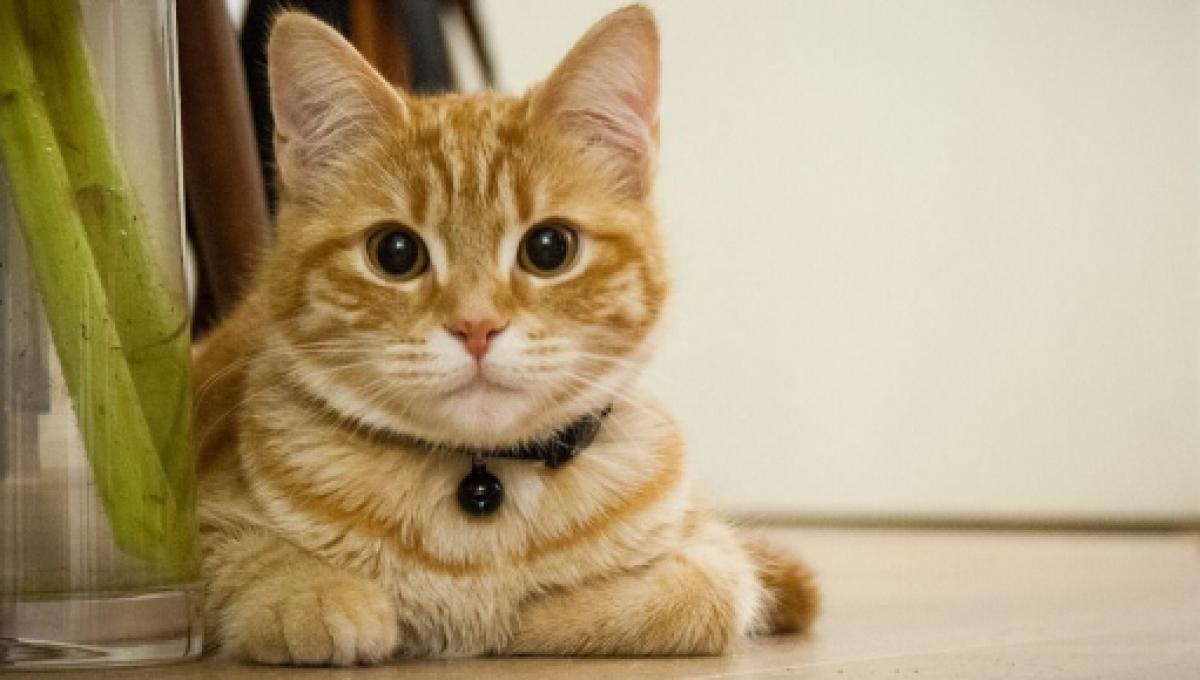
#> input picture image/ressources/chat.jpg, 1200 x 680 px
$ python contours_points_interets.py
#> lines starting #> are read from the running program, lines starting #| are printed output that depends on the picture
# -*- coding: utf-8 -*-
"""
Created on Fri Mar 20 10:02:21 2020

@author: keush
"""

from skimage.color.adapt_rgb import adapt_rgb, each_channel, hsv_value
import matplotlib.pyplot as plt
from skimage import io
from skimage import filters
from skimage.color import rgb2gray
import cv2

@adapt_rgb(each_channel)
def sobel_each(image):
    return filters.sobel(image)

image = io.imread('ressources/chat.jpg')
#> image is the input picture: shape (680, 1200, 3); mean R, G, B 178, 160.3, 124.7
grayscale = rgb2gray(image)
edges_sobel = sobel_each(grayscale)
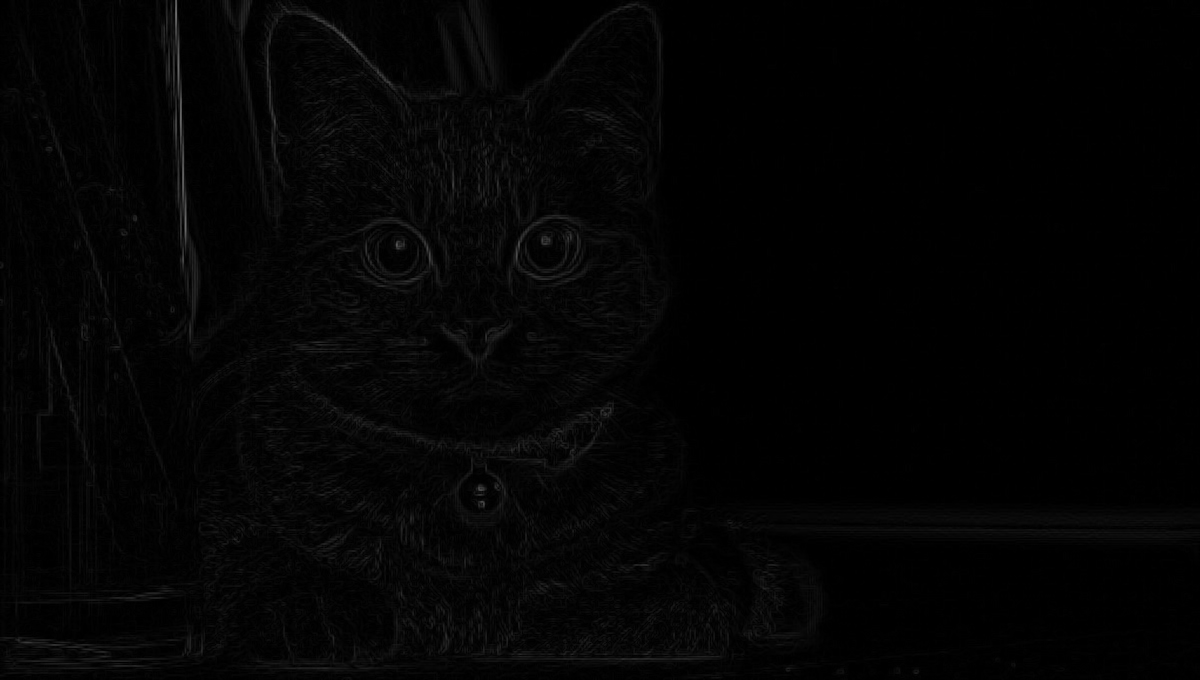
#> edges_sobel: shape (680, 1200) float64; min 0, max 0.427, mean 0.0162
edges_prewitt = filters.prewitt(grayscale)
edges_gaussian = filters.gaussian(grayscale)
edges_sobel_h=filters.sobel_h(grayscale)
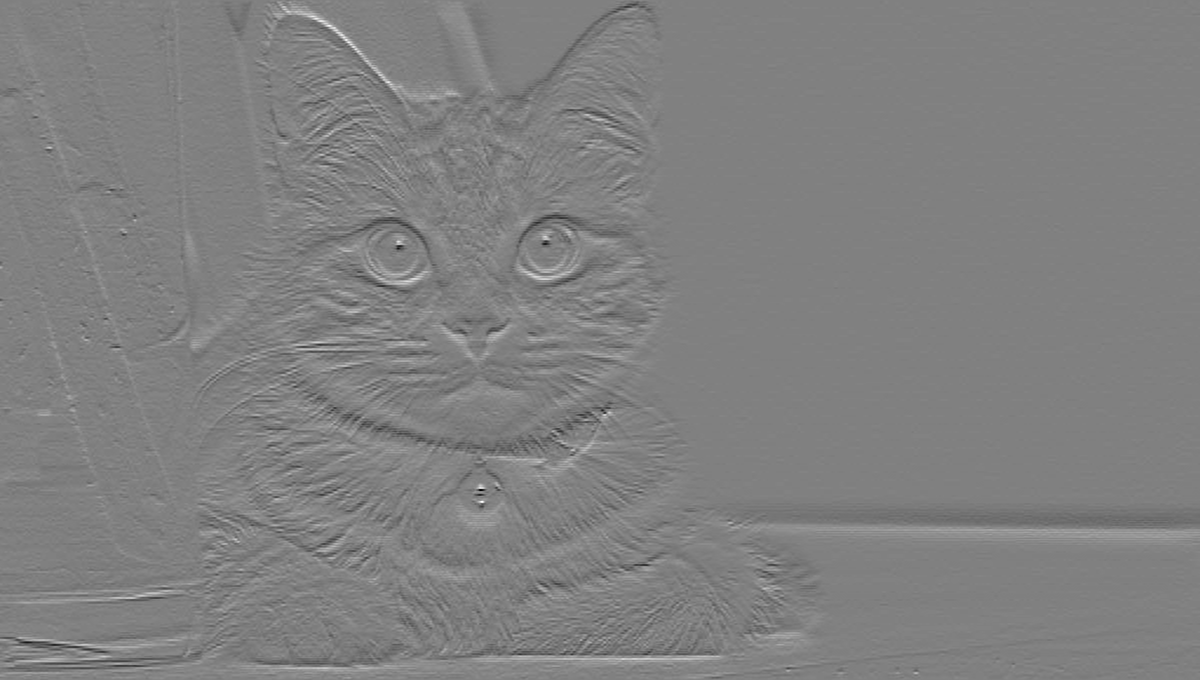
#> edges_sobel_h: shape (680, 1200) float64; min -0.391, max 0.384, mean -5.71e-05; drawn with min black and max white
edges_sobel_v=filters.sobel_v(grayscale)
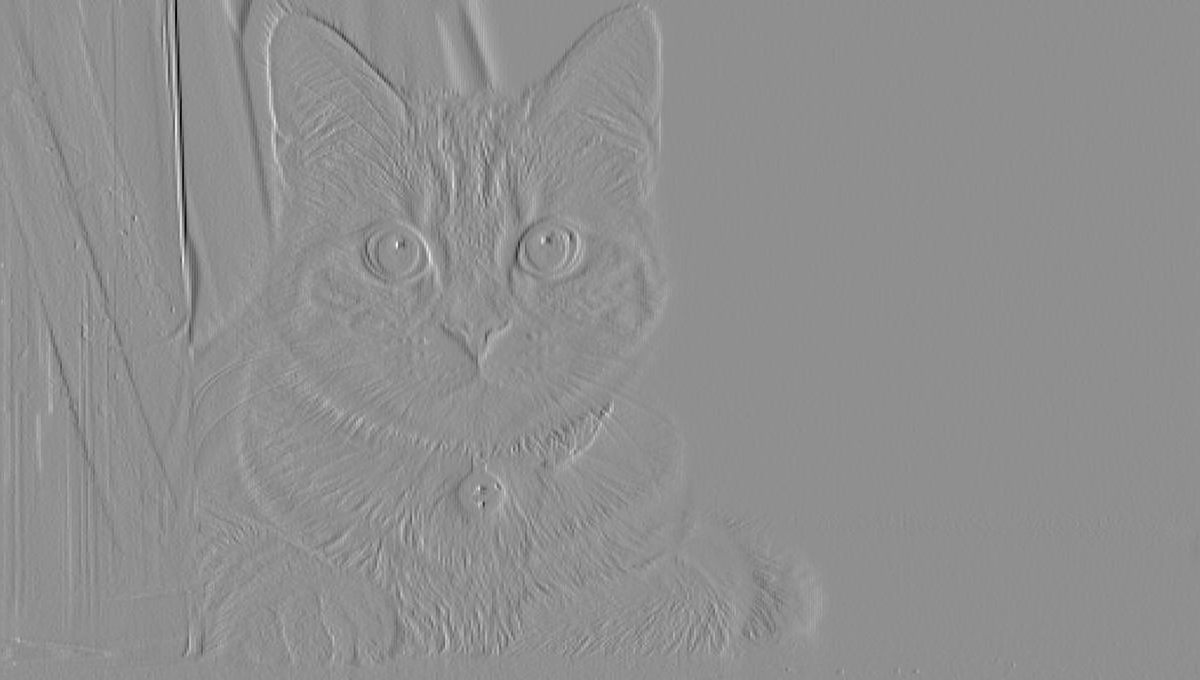
#> edges_sobel_v: shape (680, 1200) float64; min -0.603, max 0.469, mean 0.000799; drawn with min black and max white
#plt.imshow(edges_sobel)
#plt.show()

import numpy as np
gray= cv2.cvtColor(image,cv2.COLOR_BGR2GRAY)
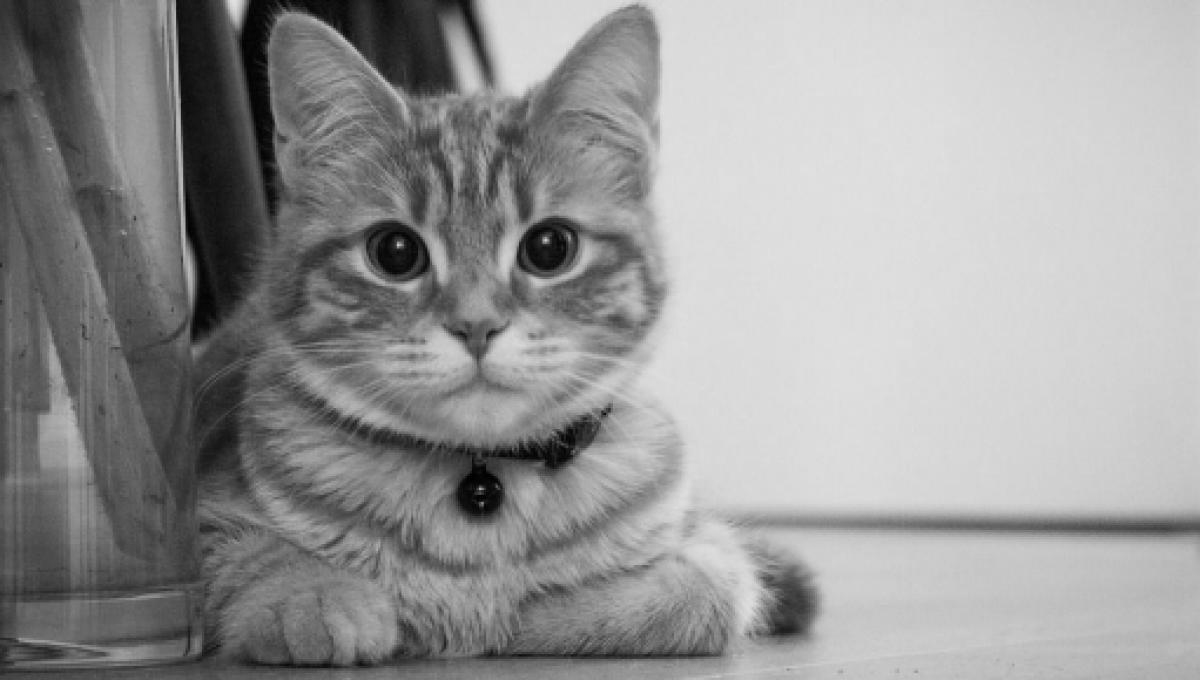
#> gray: shape (680, 1200); min 0, max 226, mean 151.6
sift = cv2.xfeatures2d.SIFT_create()
kp = sift.detect(gray,None)
#> kp = 844 keypoints; strongest (x, y, size): (545, 240, 4.8), (791, 610, 39.9), (547, 247, 34.7), (480, 489, 2.1)
cv2.drawKeypoints(gray,kp,image,flags=cv2.DRAW_MATCHES_FLAGS_DRAW_RICH_KEYPOINTS)
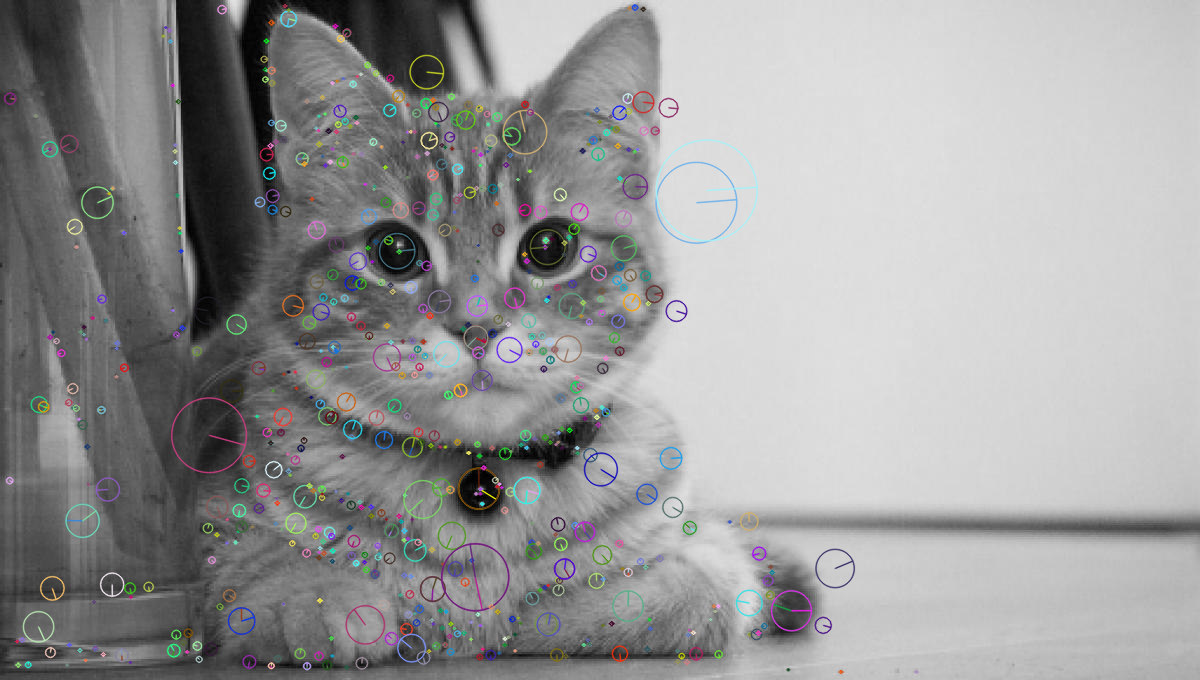
#> image: shape (680, 1200, 3); mean R, G, B 152, 152, 152.2
cv2.imwrite('ressources/chatSIFT.jpg',image)

$ run again, with image/ressources/poissons.jpg copied over image/ressources/chat.jpg
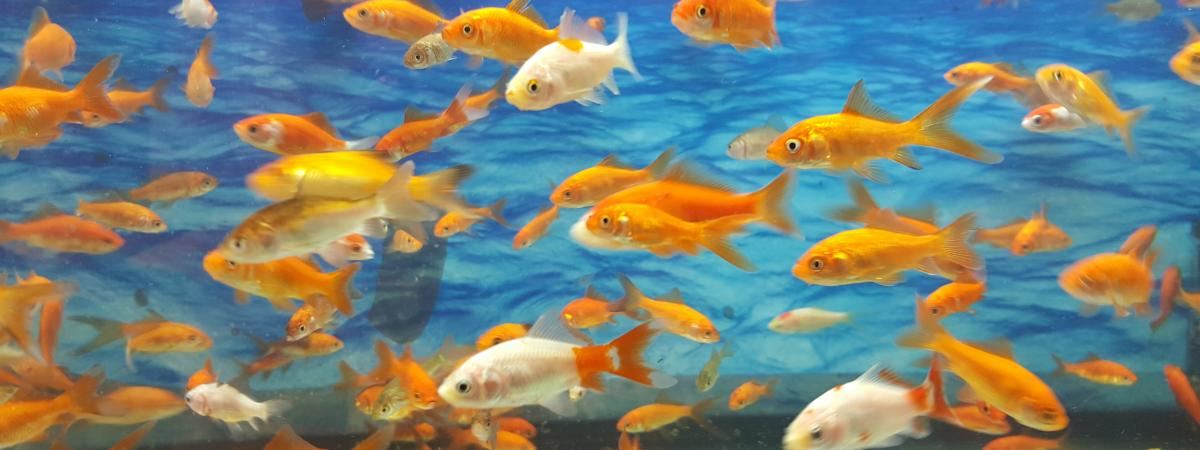
#> input picture image/ressources/poissons.jpg, 1200 x 450 px
#> image is the input picture: shape (450, 1200, 3); mean R, G, B 118.9, 130.5, 120.7
#> `gray= cv2.cvtColor(image,cv2.COLOR_BGR2GRAY)`:
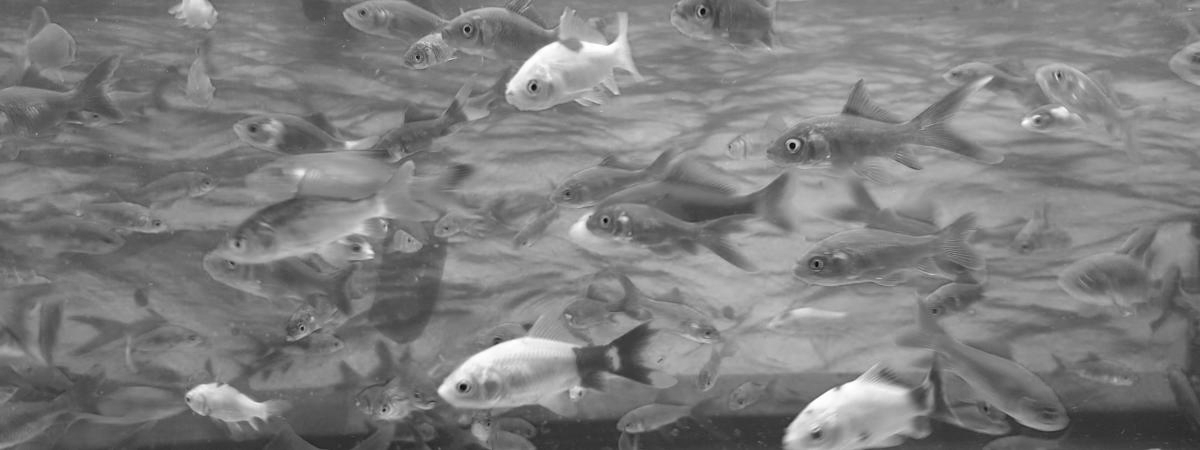
#> gray: shape (450, 1200); min 6, max 255, mean 126.2
#> kp = 1172 keypoints; strongest (x, y, size): (792, 145, 3.7), (463, 387, 5.4), (534, 87, 3.8), (703, 11, 3.4)
#> `cv2.drawKeypoints(gray,kp,image,flags=cv2.DRAW_MATCHES_FLAGS_DRAW_RICH..`:
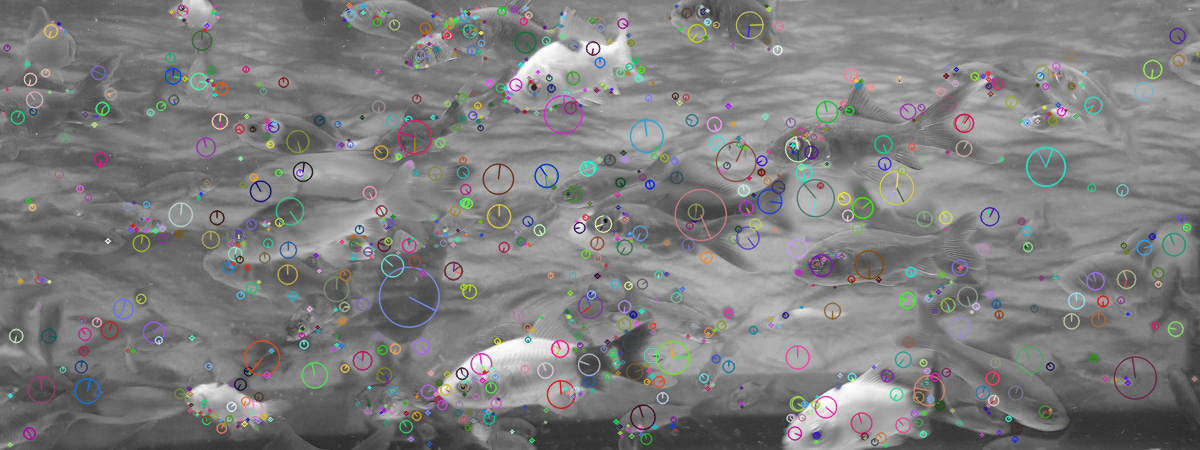
#> image: shape (450, 1200, 3); mean R, G, B 126.1, 126.1, 126.1

$ run again, with image/ressources/raton_laveur.jpg copied over image/ressources/chat.jpg
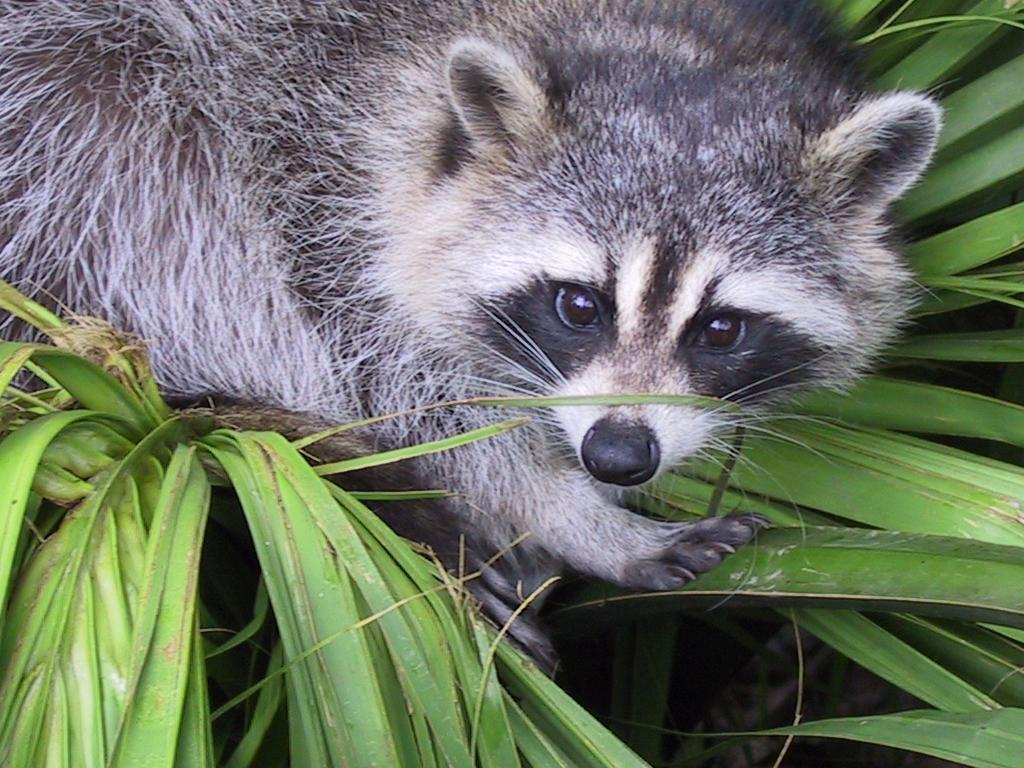
#> input picture image/ressources/raton_laveur.jpg, 1024 x 768 px
#> image is the input picture: shape (768, 1024, 3); mean R, G, B 110.7, 117.7, 102.1
#> `edges_sobel_v=filters.sobel_v(grayscale)`:
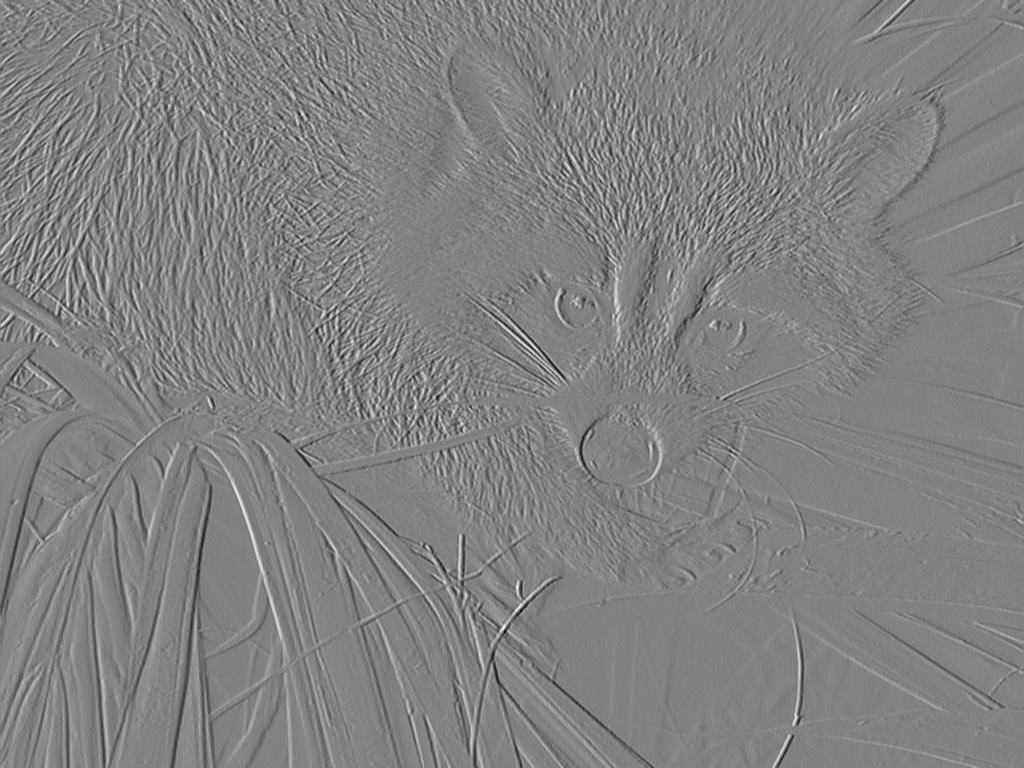
#> edges_sobel_v: shape (768, 1024) float64; min -0.578, max 0.559, mean -0.000255; drawn with min black and max white
#> kp = 12397 keypoints; strongest (x, y, size): (580, 301, 6.2), (715, 325, 5.1), (413, 407, 2.5), (518, 611, 3)
#> `cv2.drawKeypoints(gray,kp,image,flags=cv2.DRAW_MATCHES_FLAGS_DRAW_RICH..`:
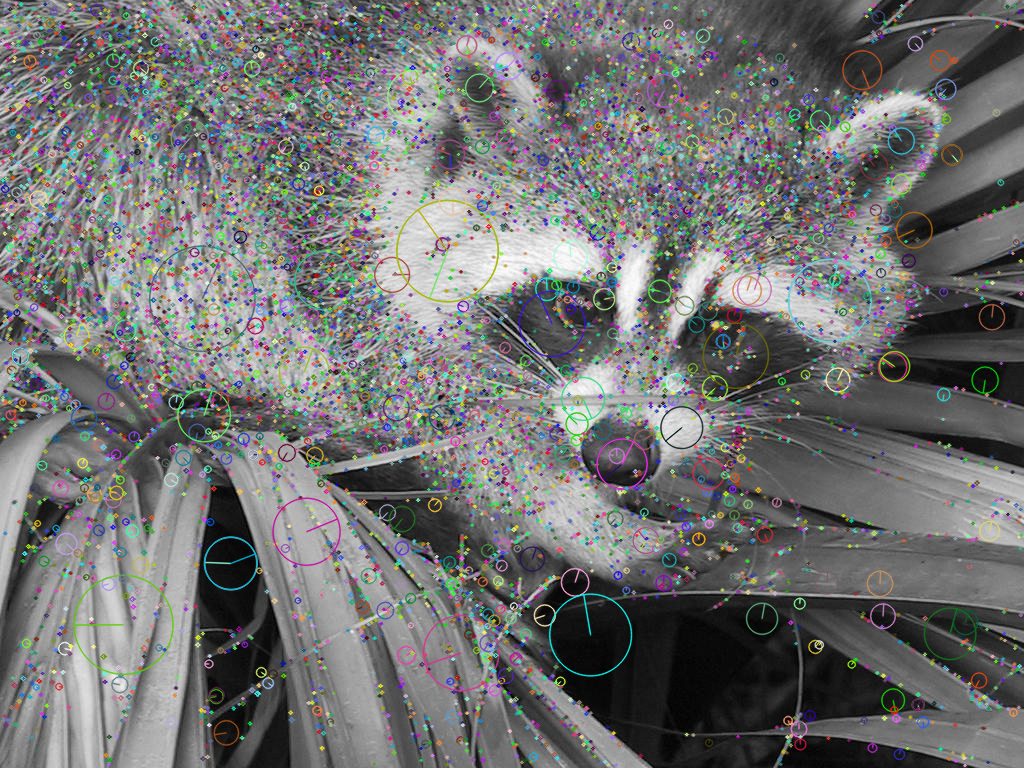
#> image: shape (768, 1024, 3); mean R, G, B 112.7, 113.2, 112.8
